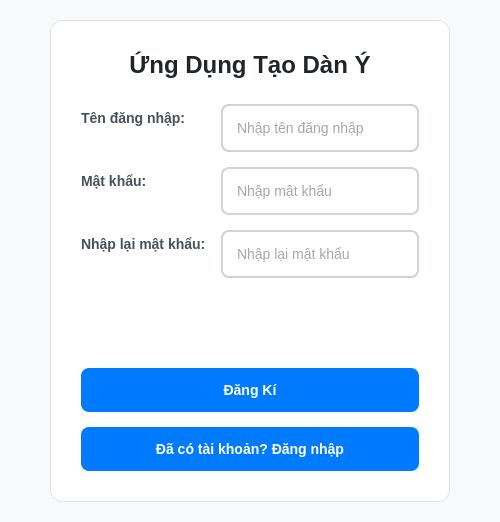
<?xml version="1.0" encoding="UTF-8"?>
<ui version="4.0">
 <class>LoginWindow</class>
 <widget class="QMainWindow" name="LoginWindow">
  <property name="geometry">
   <rect>
    <x>0</x>
    <y>0</y>
    <width>500</width>
    <height>522</height>
   </rect>
  </property>
  <property name="windowTitle">
   <string>Đăng Nhập - Ứng Dụng Tạo Dàn Ý</string>
  </property>
  <property name="styleSheet">
   <string notr="true">/* --- Global Main Window Style --- */
QMainWindow {
    background-color: #f8f9fa;
    font-family: &quot;Segoe UI&quot;, Arial, sans-serif;
}

/* --- Central Widget --- */
QWidget#centralwidget {
    background-color: #f8f9fa;
}

/* --- Main Frame --- */
QFrame#mainFrame {
    background-color: #ffffff;
    border: 1px solid #dee2e6;
    border-radius: 12px;
    box-shadow: 0 2px 10px rgba(0,0,0,0.1);
}

/* --- Labels --- */
QLabel {
    color: #495057;
    font-size: 14px;
    font-weight: 500;
}

QLabel#titleLabel {
    color: #212529;
    font-size: 24px;
    font-weight: bold;
    padding-bottom: 10px;
}

/* --- QLineEdit Styles --- */
QLineEdit {
    background-color: #ffffff;
    color: #495057;
    border: 2px solid #ced4da;
    border-radius: 8px;
    padding: 12px;
    font-size: 14px;
    min-height: 20px;
}
QLineEdit:focus {
    border-color: #007bff;
    background-color: #f8f9ff;
    outline: none;
}
QLineEdit:hover {
    border-color: #adb5bd;
}

/* --- QPushButton Styles --- */
QPushButton {
    background-color: #007bff;
    color: white;
    border: none;
    border-radius: 8px;
    padding: 12px 24px;
    font-size: 14px;
    font-weight: 600;
    min-height: 20px;
}
QPushButton:hover {
    background-color: #0056b3;
}
QPushButton:pressed {
    background-color: #004085;
}

/* --- Link Buttons --- */
QPushButton[flat=&quot;true&quot;] {
    background-color: transparent;
    color: #007bff;
    border: none;
    padding: 5px;
    font-size: 13px;
    font-weight: 500;
    min-height: 15px;
}
QPushButton[flat=&quot;true&quot;]:hover {
    background-color: transparent;
    color: #0056b3;
    text-decoration: underline;
}
QPushButton[flat=&quot;true&quot;]:pressed {
    background-color: transparent;
    color: #004085;
}

/* --- Menu Bar Style --- */
QMenuBar {
    background-color: #343a40;
    color: white;
    padding: 4px;
    border: none;
}
QMenuBar::item {
    background-color: transparent;
    padding: 8px 12px;
    border-radius: 4px;
}
QMenuBar::item:selected {
    background-color: #495057;
}

/* --- Status Bar Style --- */
QStatusBar {
    background-color: #e9ecef;
    color: #495057;
    border-top: 1px solid #dee2e6;
    padding: 4px;
}</string>
  </property>
  <widget class="QWidget" name="centralwidget">
   <layout class="QHBoxLayout" name="horizontalLayout_main">
    <property name="spacing">
     <number>0</number>
    </property>
    <property name="leftMargin">
     <number>20</number>
    </property>
    <property name="topMargin">
     <number>20</number>
    </property>
    <property name="rightMargin">
     <number>20</number>
    </property>
    <property name="bottomMargin">
     <number>20</number>
    </property>
    <item>
     <spacer name="horizontalSpacer_left">
      <property name="orientation">
       <enum>Qt::Horizontal</enum>
      </property>
      <property name="sizeHint" stdset="0">
       <size>
        <width>40</width>
        <height>20</height>
       </size>
      </property>
     </spacer>
    </item>
    <item>
     <widget class="QFrame" name="mainFrame">
      <property name="minimumSize">
       <size>
        <width>400</width>
        <height>0</height>
       </size>
      </property>
      <property name="maximumSize">
       <size>
        <width>450</width>
        <height>16777215</height>
       </size>
      </property>
      <property name="frameShape">
       <enum>QFrame::StyledPanel</enum>
      </property>
      <property name="frameShadow">
       <enum>QFrame::Raised</enum>
      </property>
      <layout class="QVBoxLayout" name="verticalLayout_main">
       <property name="spacing">
        <number>15</number>
       </property>
       <property name="leftMargin">
        <number>30</number>
       </property>
       <property name="topMargin">
        <number>30</number>
       </property>
       <property name="rightMargin">
        <number>30</number>
       </property>
       <property name="bottomMargin">
        <number>30</number>
       </property>
       <item>
        <widget class="QLabel" name="titleLabel">
         <property name="text">
          <string>Ứng Dụng Tạo Dàn Ý</string>
         </property>
         <property name="alignment">
          <set>Qt::AlignCenter</set>
         </property>
        </widget>
       </item>
       <item>
        <widget class="QStackedWidget" name="stackedWidget">
         <property name="currentIndex">
          <number>1</number>
         </property>
         <widget class="QWidget" name="login_page">
          <layout class="QVBoxLayout" name="verticalLayout_login">
           <property name="spacing">
            <number>15</number>
           </property>
           <property name="leftMargin">
            <number>0</number>
           </property>
           <property name="topMargin">
            <number>0</number>
           </property>
           <property name="rightMargin">
            <number>0</number>
           </property>
           <property name="bottomMargin">
            <number>0</number>
           </property>
           <item>
            <layout class="QFormLayout" name="formLayout_login">
             <property name="horizontalSpacing">
              <number>15</number>
             </property>
             <property name="verticalSpacing">
              <number>15</number>
             </property>
             <item row="0" column="0">
              <widget class="QLabel" name="label_username">
               <property name="text">
                <string>Tên đăng nhập:</string>
               </property>
              </widget>
             </item>
             <item row="0" column="1">
              <widget class="QLineEdit" name="login_username_input">
               <property name="placeholderText">
                <string>Nhập tên đăng nhập</string>
               </property>
              </widget>
             </item>
             <item row="1" column="0">
              <widget class="QLabel" name="label_password">
               <property name="text">
                <string>Mật khẩu:</string>
               </property>
              </widget>
             </item>
             <item row="1" column="1">
              <widget class="QLineEdit" name="login_password_input">
               <property name="echoMode">
                <enum>QLineEdit::Password</enum>
               </property>
               <property name="placeholderText">
                <string>Nhập mật khẩu</string>
               </property>
              </widget>
             </item>
            </layout>
           </item>
           <item>
            <spacer name="verticalSpacer_login">
             <property name="orientation">
              <enum>Qt::Vertical</enum>
             </property>
             <property name="sizeType">
              <enum>QSizePolicy::Fixed</enum>
             </property>
             <property name="sizeHint" stdset="0">
              <size>
               <width>20</width>
               <height>10</height>
              </size>
             </property>
            </spacer>
           </item>
           <item>
            <widget class="QPushButton" name="login_button">
             <property name="text">
              <string>Đăng Nhập</string>
             </property>
            </widget>
           </item>
           <item>
            <widget class="QPushButton" name="switchToRegisterButton">
             <property name="text">
              <string>Chưa có tài khoản? Đăng kí ngay</string>
             </property>
             <property name="flat">
              <bool>true</bool>
             </property>
            </widget>
           </item>
          </layout>
         </widget>
         <widget class="QWidget" name="register_page">
          <layout class="QVBoxLayout" name="verticalLayout_register">
           <property name="spacing">
            <number>15</number>
           </property>
           <property name="leftMargin">
            <number>0</number>
           </property>
           <property name="topMargin">
            <number>0</number>
           </property>
           <property name="rightMargin">
            <number>0</number>
           </property>
           <property name="bottomMargin">
            <number>0</number>
           </property>
           <item>
            <layout class="QFormLayout" name="formLayout_register">
             <property name="horizontalSpacing">
              <number>15</number>
             </property>
             <property name="verticalSpacing">
              <number>15</number>
             </property>
             <item row="0" column="0">
              <widget class="QLabel" name="label_reg_username">
               <property name="text">
                <string>Tên đăng nhập:</string>
               </property>
              </widget>
             </item>
             <item row="0" column="1">
              <widget class="QLineEdit" name="register_username_input">
               <property name="placeholderText">
                <string>Nhập tên đăng nhập</string>
               </property>
              </widget>
             </item>
             <item row="1" column="0">
              <widget class="QLabel" name="label_reg_password">
               <property name="text">
                <string>Mật khẩu:</string>
               </property>
              </widget>
             </item>
             <item row="1" column="1">
              <widget class="QLineEdit" name="register_password_input">
               <property name="echoMode">
                <enum>QLineEdit::Password</enum>
               </property>
               <property name="placeholderText">
                <string>Nhập mật khẩu</string>
               </property>
              </widget>
             </item>
             <item row="2" column="0">
              <widget class="QLabel" name="label_confirm_password">
               <property name="text">
                <string>Nhập lại mật khẩu:</string>
               </property>
              </widget>
             </item>
             <item row="2" column="1">
              <widget class="QLineEdit" name="register_confirm_password_input">
               <property name="echoMode">
                <enum>QLineEdit::Password</enum>
               </property>
               <property name="placeholderText">
                <string>Nhập lại mật khẩu</string>
               </property>
              </widget>
             </item>
            </layout>
           </item>
           <item>
            <spacer name="verticalSpacer_register">
             <property name="orientation">
              <enum>Qt::Vertical</enum>
             </property>
             <property name="sizeType">
              <enum>QSizePolicy::Fixed</enum>
             </property>
             <property name="sizeHint" stdset="0">
              <size>
               <width>20</width>
               <height>10</height>
              </size>
             </property>
            </spacer>
           </item>
           <item>
            <widget class="QPushButton" name="register_button">
             <property name="text">
              <string>Đăng Kí</string>
             </property>
            </widget>
           </item>
           <item>
            <widget class="QPushButton" name="switchToLoginButton">
             <property name="text">
              <string>Đã có tài khoản? Đăng nhập</string>
             </property>
             <property name="flat">
              <bool>true</bool>
             </property>
            </widget>
           </item>
          </layout>
         </widget>
        </widget>
       </item>
      </layout>
     </widget>
    </item>
    <item>
     <spacer name="horizontalSpacer_right">
      <property name="orientation">
       <enum>Qt::Horizontal</enum>
      </property>
      <property name="sizeHint" stdset="0">
       <size>
        <width>40</width>
        <height>20</height>
       </size>
      </property>
     </spacer>
    </item>
   </layout>
  </widget>
 </widget>
 <resources/>
 <connections/>
</ui>
